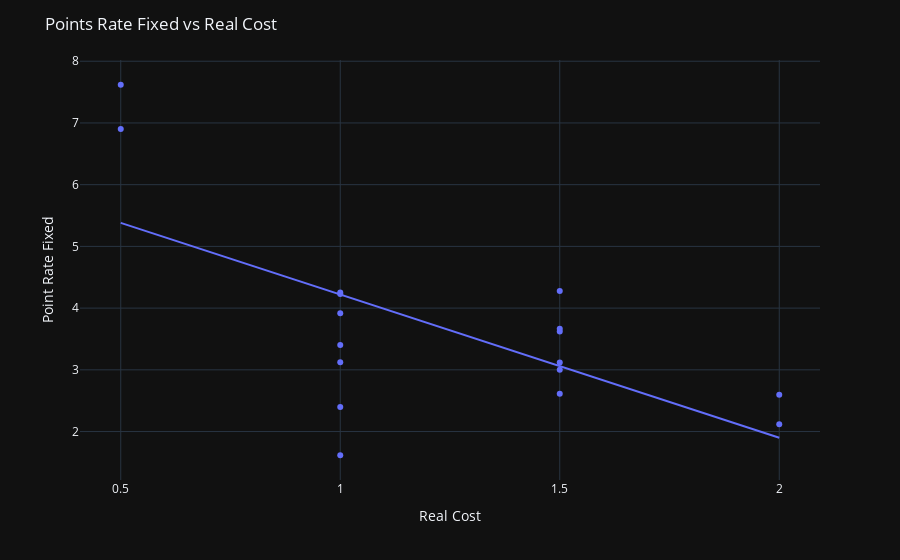

The cell this chart's notebook holds for it:
### Code cell
fig = px.scatter(GK, x="realCost", y="PointRateFixed", 
                 template='plotly_dark',
                 hover_name="second_name", 
                 trendline="ols",
                 hover_data= {'PointRate':':.2f',
                              'PointsWbp': True,
                              'realCost':False,
                              'PointRateFixed':':.2f'
                             })
fig.update_xaxes(tick0=0, dtick=0.5)
fig.update_xaxes(title_text='Real Cost')
fig.update_yaxes(title_text='Point Rate Fixed')
fig.update_layout(title_text="Points Rate Fixed vs Real Cost")
fig.show()

### Figure 1 — Plotly figure (JSON) as saved in the notebook; plotly's stock layout.template omitted (floating-point values rounded to 4 significant figures)
{"data": [{"customdata": [[8.607, 104, 1, 4.228], [15.79, 121, 0.5, 6.901], [6.628, 147, 1.5, 3.665], [6.061, 90, 1, 1.616], [8.698, 121, 1, 4.254], [6.842, 112, 1, 2.398], [6.082, 146, 1.5, 3.119], [4.797, 111, 2, 2.595], [4.331, 131, 2, 2.117], [5.575, 135, 1.5, 2.612], [6.584, 144, 1.5, 3.621], [8.363, 136, 1, 3.918], [7.568, 113, 1, 3.123], [16.51, 96, 0.5, 7.619], [7.227, 85, 1.5, 4.277], [7.841, 78, 1, 3.401], [5.965, 145, 1.5, 3.002]], "hovertemplate": "<b>%{hovertext}</b><br><br>PointRateFixed=%{customdata[3]:.2f}<br>PointRate=%{customdata[0]:.2f}<br>PointsWbp=%{customdata[1]}<extra></extra>", "hovertext": ["Leno", "Ryan", "Pope", "Arrizabalaga", "Guaita", "Pickford", "Schmeichel", "Ramses Becker", "Santana de Moraes", "de Gea", "Henderson", "Dubravka", "Ramsdale", "McCarthy", "Lloris", "Fabianski", "dos Santos Patrício"], "legendgroup": "", "marker": {"color": "#636efa", "symbol": "circle"}, "mode": "markers", "name": "", "orientation": "v", "showlegend": false, "type": "scatter", "x": [1, 0.5, 1.5, 1, 1, 1, 1.5, 2, 2, 1.5, 1.5, 1, 1, 0.5, 1.5, 1, 1.5], "xaxis": "x", "y": [4.228, 6.901, 3.665, 1.616, 4.254, 2.398, 3.119, 2.595, 2.117, 2.612, 3.621, 3.918, 3.123, 7.619, 4.277, 3.401, 3.002], "yaxis": "y"}, {"hovertemplate": "<b>OLS trendline</b><br>PointRateFixed = -2.32037 * realCost + 6.54081<br>R<sup>2</sup>=0.424874<br><br>PointRateFixed=%{y:.2f} <b>(trend)</b><extra></extra>", "legendgroup": "", "marker": {"color": "#636efa", "symbol": "circle"}, "mode": "lines", "name": "", "showlegend": false, "type": "scatter", "x": [0.5, 0.5, 1, 1, 1, 1, 1, 1, 1, 1.5, 1.5, 1.5, 1.5, 1.5, 1.5, 2, 2], "xaxis": "x", "y": [5.381, 5.381, 4.22, 4.22, 4.22, 4.22, 4.22, 4.22, 4.22, 3.06, 3.06, 3.06, 3.06, 3.06, 3.06, 1.9, 1.9], "yaxis": "y"}], "layout": {"legend": {"tracegroupgap": 0}, "margin": {"t": 60}, "title": {"text": "Points Rate Fixed vs Real Cost"}, "xaxis": {"anchor": "y", "domain": [0, 1], "dtick": 0.5, "tick0": 0, "title": {"text": "Real Cost"}}, "yaxis": {"anchor": "x", "domain": [0, 1], "title": {"text": "Point Rate Fixed"}}}}
